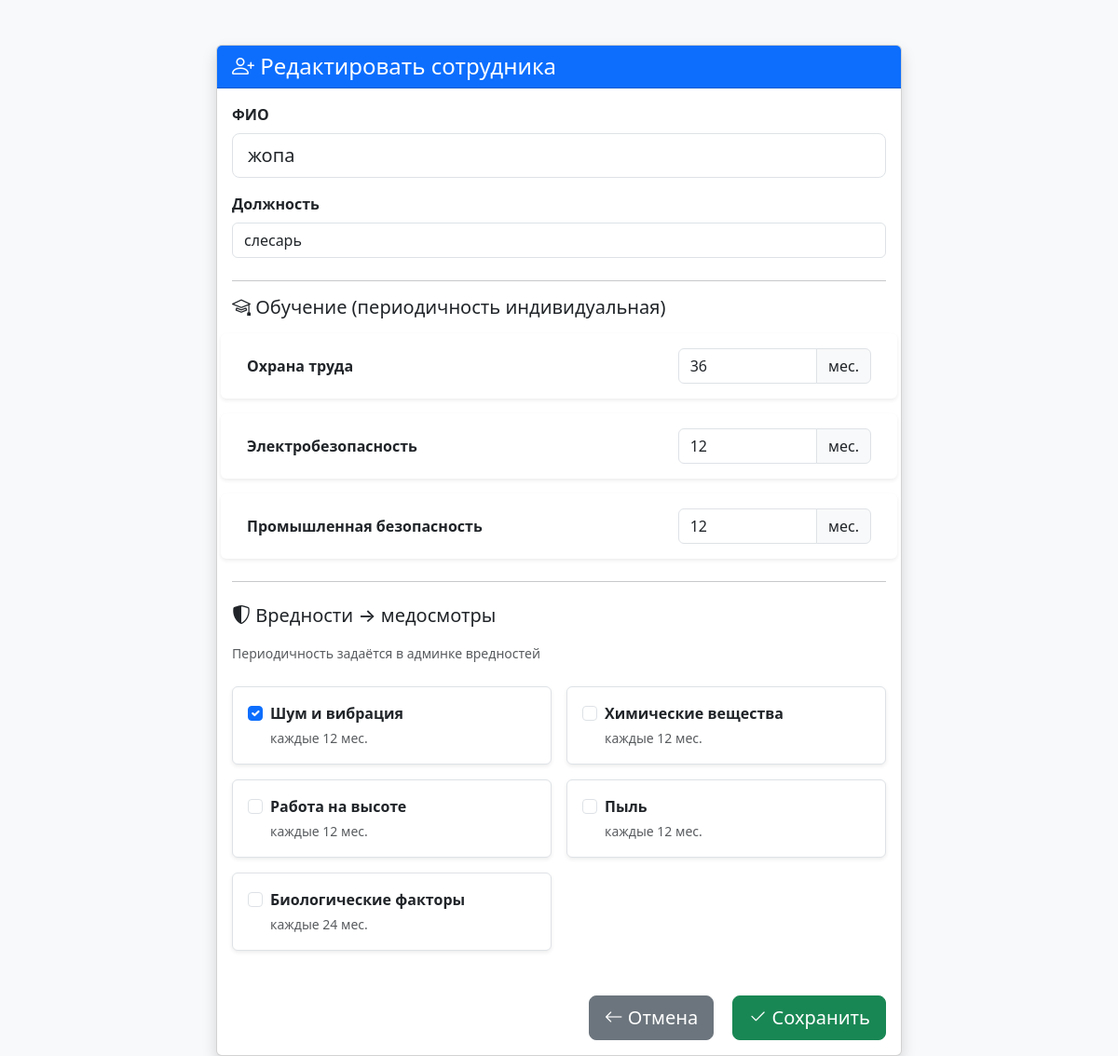
Page /employee/1 on the committed database.
### app.py (models this page shows)
class Employee(db.Model):
    id = db.Column(db.Integer, primary_key=True)
    full_name = db.Column(db.String(100), nullable=False)
    position = db.Column(db.String(100), nullable=False)
    employee_hazards = db.relationship('EmployeeHazard', backref='employee', lazy=True, cascade="all, delete-orphan")
    employee_trainings = db.relationship('EmployeeTraining', backref='employee', lazy=True, cascade="all, delete-orphan")

class TrainingType(db.Model):
    id = db.Column(db.Integer, primary_key=True)
    name = db.Column(db.String(100), nullable=False)
    default_periodicity = db.Column(db.Integer, default=12)
    employee_trainings = db.relationship('EmployeeTraining', backref='training_type', lazy=True)

class Hazard(db.Model):
    id = db.Column(db.Integer, primary_key=True)
    name = db.Column(db.String(100), nullable=False)
    periodicity_months = db.Column(db.Integer, default=12)
    employee_hazards = db.relationship('EmployeeHazard', backref='hazard', lazy=True)

### app.py (the view, shortened to what this page needs)
@app.route('/employee/add', methods=['GET', 'POST'])
@app.route('/employee/<int:id>', methods=['GET', 'POST'])
def edit_employee(id=None):
    emp = Employee.query.get(id) if id else None
    trainings = TrainingType.query.all()
    hazards = Hazard.query.all()
    emp_trainings = {et.training_type_id: et.periodicity_months for et in (emp.employee_trainings if emp else [])}
    emp_hazards = [eh.hazard_id for eh in (emp.employee_hazards if emp else [])]
    return render_template('edit_employee.html', emp=emp, trainings=trainings, hazards=hazards,
                           emp_trainings=emp_trainings, emp_hazards=emp_hazards, format_period=format_period)

### templates/edit_employee.html (shortened to what this page needs)
<!DOCTYPE html>
<html lang="ru">
<head>
    <link href="https://cdn.jsdelivr.net/npm/bootstrap@5.3.3/dist/css/bootstrap.min.css" rel="stylesheet">
    <link href="https://cdn.jsdelivr.net/npm/bootstrap-icons@1.11.3/font/bootstrap-icons.min.css" rel="stylesheet">
</head>
<body class="bg-light">
<div class="container mt-5">
    <div class="row justify-content-center">
        <div class="col-lg-8">
            <div class="card shadow">
                <div class="card-header bg-primary text-white">
                    <h4 class="mb-0">
                        <i class="bi bi-person-plus"></i>
                        {% if emp %}Редактировать сотрудника{% else %}Добавить сотрудника{% endif %}
                    </h4>
                </div>
                <div class="card-body">
                    <form method="post">
                        <div class="mb-3">
                            <label class="form-label fw-bold">ФИО</label>
                            <input type="text" name="full_name" class="form-control form-control-lg"
                                   value="{{ emp.full_name if emp else '' }}" required>
                        </div>
                        <div class="mb-4">
                            <label class="form-label fw-bold">Должность</label>
                            <input type="text" name="position" class="form-control"
                                   value="{{ emp.position if emp else '' }}" required>
                        </div>
                        <hr>
                        <h5 class="mb-3"><i class="bi bi-mortarboard"></i> Обучение (периодичность индивидуальная)</h5>
                        {% for tr in trainings %}
                        <div class="row align-items-center mb-3 p-3 bg-white rounded shadow-sm">
                            <div class="col-md-8">
                                <strong>{{ tr.name }}</strong>
                            </div>
                            <div class="col-md-4">
                                <div class="input-group">
                                    <input type="number" name="training_{{ tr.id }}"
                                           value="{{ emp_trainings[tr.id] if tr.id in emp_trainings else tr.default_periodicity }}"
                                           class="form-control" min="1" required>
                                    <span class="input-group-text">мес.</span>
                                </div>
                            </div>
                        </div>
                        {% endfor %}
                        <hr class="my-4">
                        <h5 class="mb-3"><i class="bi bi-shield-shaded"></i> Вредности → медосмотры</h5>
                        <small class="text-muted">Периодичность задаётся в админке вредностей</small>
                        <div class="row row-cols-1 row-cols-md-2 g-3 mt-2">
                            {% for h in hazards %}
                            <div class="col">
                                <div class="p-3 border rounded bg-white shadow-sm">
                                    <div class="form-check">
                                        <input class="form-check-input" type="checkbox" name="hazards" value="{{ h.id }}"
                                               id="h{{ h.id }}" {% if h.id in emp_hazards %}checked{% endif %}>
                                        <label class="form-check-label fw-bold" for="h{{ h.id }}">
                                            {{ h.name }}
                                        </label>
                                    </div>
                                    <small class="text-muted ms-4">каждые {{ h.periodicity_months }} мес.</small>
                                </div>
                            </div>
                            {% endfor %}
                        </div>
                        <div class="mt-5 text-end">
                            <a href="{{ url_for('index') }}" class="btn btn-secondary btn-lg me-3">
                                <i class="bi bi-arrow-left"></i> Отмена
                            </a>
                            <button type="submit" class="btn btn-success btn-lg">
                                <i class="bi bi-check2"></i> Сохранить
                            </button>
                        </div>
                    </form>
                </div>
            </div>
        </div>
    </div>
</div>
</body>
</html>

### rows in the picture
Employee: full_name "жопа", position "слесарь"
TrainingType: name "Охрана труда", emp_trainings "36"
TrainingType: name "Электробезопасность", emp_trainings "12"
TrainingType: name "Промышленная безопасность", emp_trainings "12"
Hazard: hazards "☑", name "Шум и вибрация", periodicity_months "12"
Hazard: name "Химические вещества", periodicity_months "12"
Hazard: name "Работа на высоте", periodicity_months "12"
Hazard: name "Пыль", periodicity_months "12"
Hazard: name "Биологические факторы", periodicity_months "24"
